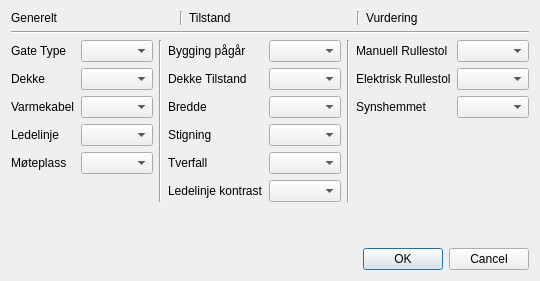
       <widget class="QWidget" name="tab">
        <attribute name="title">
         <string>Vei</string>
        </attribute>
        <layout class="QGridLayout" name="gridLayout_2">
         <item row="0" column="0">
          <layout class="QVBoxLayout" name="verticalLayout_5">
           <item>
            <layout class="QVBoxLayout" name="verticalLayout_4">
             <item>
              <layout class="QHBoxLayout" name="horizontalLayout_8">
               <item>
                <widget class="QLabel" name="label_46">
                 <property name="text">
                  <string>Generelt</string>
                 </property>
                </widget>
               </item>
               <item>
                <widget class="Line" name="line_15">
                 <property name="orientation">
                  <enum>Qt::Vertical</enum>
                 </property>
                </widget>
               </item>
               <item>
                <widget class="QLabel" name="label_47">
                 <property name="text">
                  <string>Tilstand</string>
                 </property>
                </widget>
               </item>
               <item>
                <widget class="Line" name="line_16">
                 <property name="orientation">
                  <enum>Qt::Vertical</enum>
                 </property>
                </widget>
               </item>
               <item>
                <widget class="QLabel" name="label_48">
                 <property name="text">
                  <string>Vurdering</string>
                 </property>
                </widget>
               </item>
              </layout>
             </item>
             <item>
              <widget class="Line" name="line_17">
               <property name="orientation">
                <enum>Qt::Horizontal</enum>
               </property>
              </widget>
             </item>
             <item>
              <layout class="QHBoxLayout" name="horizontalLayout_7">
               <item>
                <layout class="QFormLayout" name="formLayout_10">
                 <item row="0" column="0">
                  <widget class="QLabel" name="label_49">
                   <property name="text">
                    <string>Gate Type</string>
                   </property>
                  </widget>
                 </item>
                 <item row="0" column="1">
                  <widget class="QComboBox" name="comboBox_41"/>
                 </item>
                 <item row="1" column="0">
                  <widget class="QLabel" name="label_50">
                   <property name="text">
                    <string>Dekke</string>
                   </property>
                  </widget>
                 </item>
                 <item row="1" column="1">
                  <widget class="QComboBox" name="comboBox_42"/>
                 </item>
                 <item row="2" column="0">
                  <widget class="QLabel" name="label_51">
                   <property name="text">
                    <string>Varmekabel</string>
                   </property>
                  </widget>
                 </item>
                 <item row="2" column="1">
                  <widget class="QComboBox" name="comboBox_43"/>
                 </item>
                 <item row="3" column="0">
                  <widget class="QLabel" name="label_52">
                   <property name="text">
                    <string>Ledelinje</string>
                   </property>
                  </widget>
                 </item>
                 <item row="3" column="1">
                  <widget class="QComboBox" name="comboBox_44"/>
                 </item>
                 <item row="4" column="0">
                  <widget class="QLabel" name="label_53">
                   <property name="text">
                    <string>Møteplass</string>
                   </property>
                  </widget>
                 </item>
                 <item row="4" column="1">
                  <widget class="QComboBox" name="comboBox_45"/>
                 </item>
                </layout>
               </item>
               <item>
                <widget class="Line" name="line_13">
                 <property name="orientation">
                  <enum>Qt::Vertical</enum>
                 </property>
                </widget>
               </item>
               <item>
                <layout class="QFormLayout" name="formLayout_11">
                 <item row="0" column="0">
                  <widget class="QLabel" name="label_57">
                   <property name="text">
                    <string>Bygging pågår</string>
                   </property>
                  </widget>
                 </item>
                 <item row="0" column="1">
                  <widget class="QComboBox" name="comboBox_46"/>
                 </item>
                 <item row="1" column="0">
                  <widget class="QLabel" name="label_54">
                   <property name="text">
                    <string>Dekke Tilstand</string>
                   </property>
                  </widget>
                 </item>
                 <item row="1" column="1">
                  <widget class="QComboBox" name="comboBox_48"/>
                 </item>
                 <item row="2" column="0">
                  <widget class="QLabel" name="label_55">
                   <property name="text">
                    <string>Bredde</string>
                   </property>
                  </widget>
                 </item>
                 <item row="2" column="1">
                  <widget class="QComboBox" name="comboBox_49"/>
                 </item>
                 <item row="3" column="0">
                  <widget class="QLabel" name="label_58">
                   <property name="text">
                    <string>Stigning</string>
                   </property>
                  </widget>
                 </item>
                 <item row="3" column="1">
                  <widget class="QComboBox" name="comboBox_47"/>
                 </item>
                 <item row="4" column="0">
                  <widget class="QLabel" name="label_56">
                   <property name="text">
                    <string>Tverfall</string>
                   </property>
                  </widget>
                 </item>
                 <item row="4" column="1">
                  <widget class="QComboBox" name="comboBox_50"/>
                 </item>
                 <item row="5" column="0">
                  <widget class="QLabel" name="label_59">
                   <property name="text">
                    <string>Ledelinje kontrast</string>
                   </property>
                  </widget>
                 </item>
                 <item row="5" column="1">
                  <widget class="QComboBox" name="comboBox_51"/>
                 </item>
                </layout>
               </item>
               <item>
                <widget class="Line" name="line_14">
                 <property name="orientation">
                  <enum>Qt::Vertical</enum>
                 </property>
                </widget>
               </item>
               <item>
                <layout class="QFormLayout" name="formLayout_12">
                 <item row="0" column="0">
                  <widget class="QLabel" name="label_61">
                   <property name="text">
                    <string>Manuell Rullestol</string>
                   </property>
                  </widget>
                 </item>
                 <item row="0" column="1">
                  <widget class="QComboBox" name="comboBox_54"/>
                 </item>
                 <item row="1" column="0">
                  <widget class="QLabel" name="label_62">
                   <property name="text">
                    <string>Elektrisk Rullestol</string>
                   </property>
                  </widget>
                 </item>
                 <item row="1" column="1">
                  <widget class="QComboBox" name="comboBox_52"/>
                 </item>
                 <item row="2" column="0">
                  <widget class="QLabel" name="label_60">
                   <property name="text">
                    <string>Synshemmet</string>
                   </property>
                  </widget>
                 </item>
                 <item row="2" column="1">
                  <widget class="QComboBox" name="comboBox_53"/>
                 </item>
                </layout>
               </item>
              </layout>
             </item>
            </layout>
           </item>
           <item>
            <spacer name="verticalSpacer_3">
             <property name="orientation">
              <enum>Qt::Vertical</enum>
             </property>
             <property name="sizeHint" stdset="0">
              <size>
               <width>20</width>
               <height>40</height>
              </size>
             </property>
            </spacer>
           </item>
           <item>
            <widget class="QDialogButtonBox" name="button_box_2">
             <property name="orientation">
              <enum>Qt::Horizontal</enum>
             </property>
             <property name="standardButtons">
              <set>QDialogButtonBox::Cancel|QDialogButtonBox::Ok</set>
             </property>
            </widget>
           </item>
          </layout>
         </item>
        </layout>
        <zorder></zorder>
       </widget>
